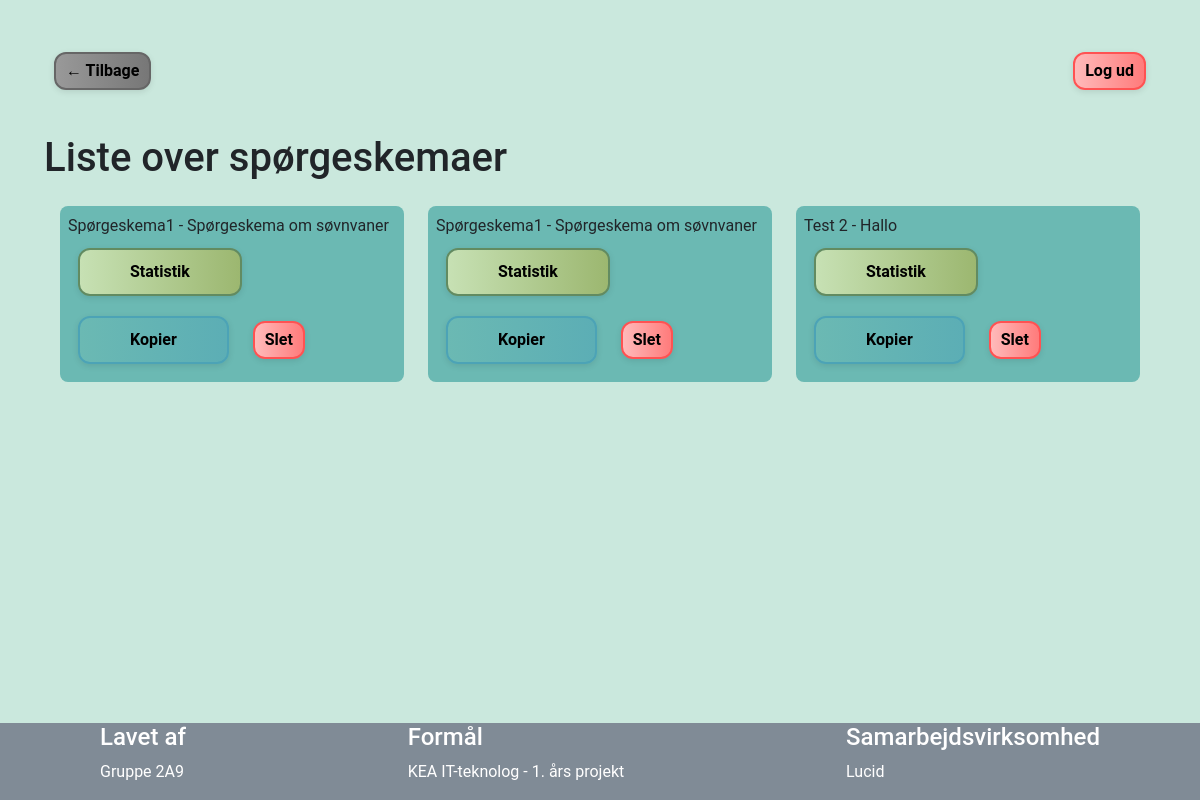
/survey_list (signed in), run on an earlier commit of the app's database.
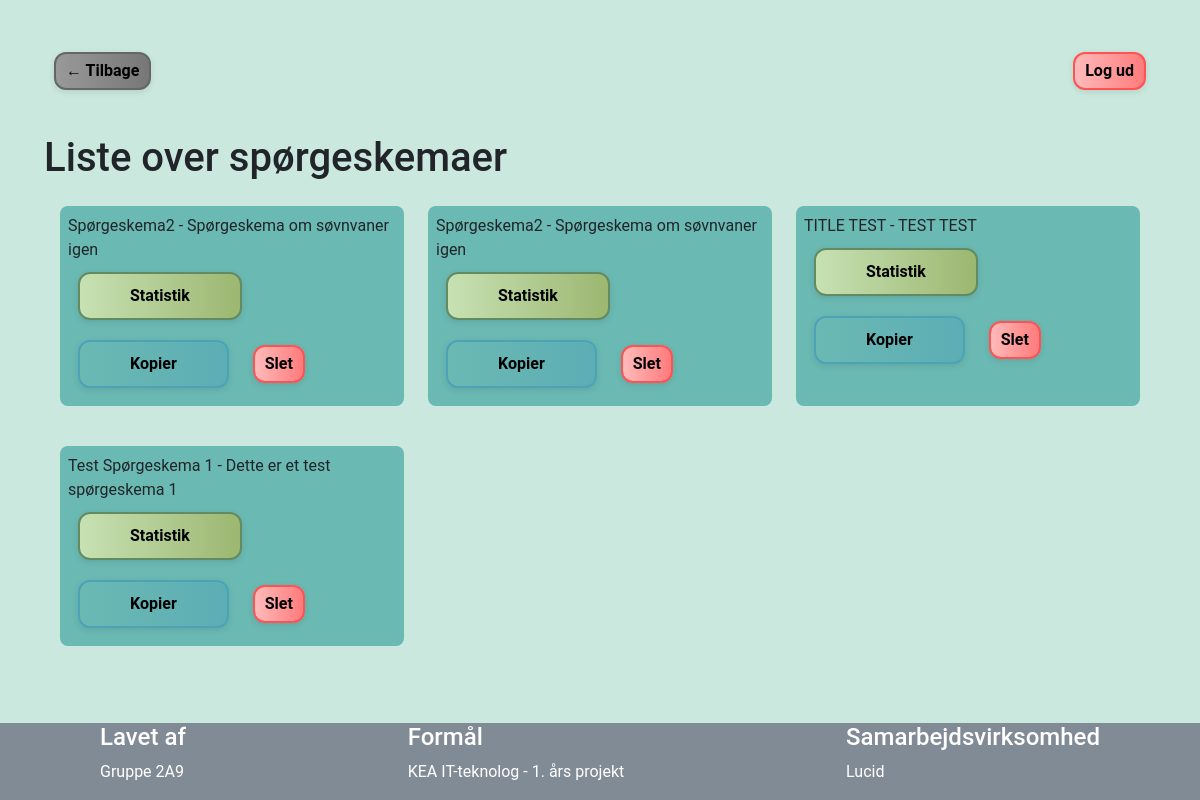
And on a later commit of the database.
### app.py (models this page shows)
class Survey(db.Model):
    id = db.Column(db.Integer, primary_key=True)
    uuid = db.Column(db.String(36), nullable=False)
    title = db.Column(db.String(250), nullable=False)
    desc = db.Column(db.Text)
    questions = db.relationship('Question', backref='survey', cascade="all, delete-orphan")
    responses = db.relationship('Response', backref='survey', cascade="all, delete-orphan")

### app.py (the view)
@app.route("/survey_list")
@login_required
def survey_list():
    surveys = Survey.query.all()
    return render_template('survey_list.html', surveys=surveys)

### app.py (called while the page is built)
@login_manager.user_loader
def load_user(user_id):
    return Users.query.get(int(user_id))

### templates/survey_list.html (shortened to what this page needs)
{% extends "layout.html" %}
{% block content %}
<div class="backAndlogout">
    <a class="btn neutral-btn" href="/admin_dashboard" role="button">&larr; Tilbage</a>
    <a class="btn negativ-btn" href="/logout" role="button">Log ud</a>
</div> <br>
<h1> Liste over spørgeskemaer </h1>
<div class="survey-layout">
    <div class="survey-list">
        {% for survey in surveys %}
            <ul class="survey-item">
                <a class="list-group-item" href="{{ url_for('survey', param=survey.uuid)}}"> {{survey.title}} - {{survey.desc}}</a>
                <a class="btn positiv-btn" href="{{ url_for('survey_stats', param=survey.uuid) }}" role="button">Statistik</a>
                <div class="btn default-btn" onclick="copyToClipboard('{{ survey.uuid }}')">Kopier</div>
                <a class="btn negativ-btn" href="{{ url_for('deletesurvey', param=survey.uuid) }}" role="button">Slet</a>
            </ul>
        {% endfor %}
    </div>
</div>
{% endblock %}

### templates/layout.html (shortened to what this page needs)
<!DOCTYPE html>
<html>
<head>
    <link href="https://cdn.jsdelivr.net/npm/bootstrap@5.3.3/dist/css/bootstrap.min.css" rel="stylesheet"
>
    <link rel="stylesheet" href="{{ url_for('static', filename='style.css') }}">
    <link rel="stylesheet" href="style.css">
</head>
<body>
    <div class="page-container">
        <div class="content">
            <div class="container-fluid">
                {% block content %}
                {% endblock %}
            </div>
        </div>
        <footer class="footer">
            <div class="footer-column">
                <h4>Lavet af</h4>
                <p>Gruppe 2A9</p>
            </div>
            <div class="footer-column">
                <h4>Formål</h4>
                <p>KEA IT-teknolog - 1. års projekt</p>
            </div>
            <div class="footer-column">
                <h4>Samarbejdsvirksomhed</h4>
                <p>Lucid</p>
            </div>
        </footer>
    </div>
</body>
</html>

### static/style.css (style rules this page uses)
html, body { background-color: #CAE8DD; font-family: "Roboto", sans-serif; margin: 0; padding: 0; height: 100%; display: flex; flex-direction: column; }
.page-container { display: flex; flex-direction: column; min-height: 100vh; }
.content { flex: 1; padding: 0; flex-direction: column; align-items: center; justify-content: center; gap: 2rem; padding: 2rem; }
.footer { background-color: #808b96; color: #fff; padding: 0px 100px; width: 100%; display: flex; justify-content: space-between; }
.default-btn { background: linear-gradient(to right, #6BB9B3, #5CAEB5); color: #000; border: 2px solid #4CA3B6; margin: 10px; border-radius: 12px; padding: 10px 50px; font-weight: bold; box-shadow: 0 2px 6px rgba(0, 0, 0, 0.1); transition: background 0.3s ease, color 0.3s ease, box-shadow 0.3s ease; }
.neutral-btn { background: linear-gradient(to right, #999999, #777777); color: #000; border: 2px solid #666666; margin: 10px; border-radius: 12px; padding: 5px 10px; font-weight: bold; box-shadow: 0 2px 6px rgba(0, 0, 0, 0.1); transition: background 0.3s ease, color 0.3s ease, box-shadow 0.3s ease; }
.negativ-btn { background: linear-gradient(to right, #ffbaba, #ff7b7b); color: #000; border: 2px solid #ff5252; margin: 10px; border-radius: 12px; padding: 5px 10px; font-weight: bold; box-shadow: 0 2px 6px rgba(0, 0, 0, 0.1); transition: background 0.3s ease, color 0.3s ease, box-shadow 0.3s ease; }
.positiv-btn { background: linear-gradient(to right, #c7e1b4, #9cb770); color: #000; border: 2px solid #628b61; margin: 10px; border-radius: 12px; padding: 10px 50px; font-weight: bold; box-shadow: 0 2px 6px rgba(0, 0, 0, 0.1); transition: background 0.3s ease, color 0.3s ease, box-shadow 0.3s ease; }
.survey-layout { display: flex; gap: 2rem; align-items: flex-start; padding: 1rem; }
.survey-list { width: 100%; display: grid; grid-template-columns: repeat(3,1fr); gap: 1.5rem; }
.survey-item { border: #4CA3B6; padding: 0.5rem; border-radius: 8px; background-color: #6BB9B3; transition: background-color 0.3 ease; }
.backAndlogout { padding: 10px 0; display: flex; justify-content: space-between; }

What changed in the data, as far as the page shows it:
changed Survey (number 1 of 4 on the later page): title "Spørgeskema1" → "Spørgeskema2"; desc "Spørgeskema om søvnvaner" → "Spørgeskema om søvnvaner igen"
changed Survey (number 2 of 4 on the later page): title "Spørgeskema1" → "Spørgeskema2"; desc "Spørgeskema om søvnvaner" → "Spørgeskema om søvnvaner igen"
changed Survey: title "Test 2" → "TITLE TEST"; desc "Hallo" → "TEST TEST"
added Survey: title "Test Spørgeskema 1", desc "Dette er et test spørgeskema 1"
